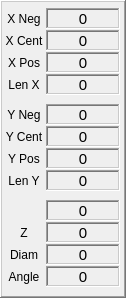
     <widget class="QFrame" name="frame_6">
      <property name="geometry">
       <rect>
        <x>474</x>
        <y>0</y>
        <width>126</width>
        <height>298</height>
       </rect>
      </property>
      <property name="frameShape">
       <enum>QFrame::WinPanel</enum>
      </property>
      <property name="frameShadow">
       <enum>QFrame::Raised</enum>
      </property>
      <widget class="QLabel" name="lab_ang">
       <property name="geometry">
        <rect>
         <x>3</x>
         <y>266</y>
         <width>42</width>
         <height>21</height>
        </rect>
       </property>
       <property name="text">
        <string>Angle</string>
       </property>
       <property name="alignment">
        <set>Qt::AlignCenter</set>
       </property>
      </widget>
      <widget class="QLabel" name="lab_xn">
       <property name="geometry">
        <rect>
         <x>3</x>
         <y>8</y>
         <width>42</width>
         <height>21</height>
        </rect>
       </property>
       <property name="text">
        <string>X Neg</string>
       </property>
       <property name="alignment">
        <set>Qt::AlignCenter</set>
       </property>
      </widget>
      <widget class="QLabel" name="lab_xc">
       <property name="geometry">
        <rect>
         <x>3</x>
         <y>30</y>
         <width>42</width>
         <height>21</height>
        </rect>
       </property>
       <property name="text">
        <string>X Cent</string>
       </property>
       <property name="alignment">
        <set>Qt::AlignCenter</set>
       </property>
      </widget>
      <widget class="QLabel" name="lab_diam">
       <property name="geometry">
        <rect>
         <x>3</x>
         <y>244</y>
         <width>42</width>
         <height>21</height>
        </rect>
       </property>
       <property name="text">
        <string>Diam</string>
       </property>
       <property name="alignment">
        <set>Qt::AlignCenter</set>
       </property>
      </widget>
      <widget class="QLabel" name="lab_z">
       <property name="geometry">
        <rect>
         <x>3</x>
         <y>222</y>
         <width>42</width>
         <height>21</height>
        </rect>
       </property>
       <property name="text">
        <string>Z</string>
       </property>
       <property name="alignment">
        <set>Qt::AlignCenter</set>
       </property>
      </widget>
      <widget class="QLabel" name="lab_ly">
       <property name="geometry">
        <rect>
         <x>3</x>
         <y>170</y>
         <width>42</width>
         <height>21</height>
        </rect>
       </property>
       <property name="text">
        <string>Len Y</string>
       </property>
       <property name="alignment">
        <set>Qt::AlignCenter</set>
       </property>
      </widget>
      <widget class="QLabel" name="lab_yc">
       <property name="geometry">
        <rect>
         <x>3</x>
         <y>126</y>
         <width>42</width>
         <height>21</height>
        </rect>
       </property>
       <property name="text">
        <string>Y Cent</string>
       </property>
       <property name="alignment">
        <set>Qt::AlignCenter</set>
       </property>
      </widget>
      <widget class="QLabel" name="lab_xp">
       <property name="geometry">
        <rect>
         <x>3</x>
         <y>52</y>
         <width>42</width>
         <height>21</height>
        </rect>
       </property>
       <property name="text">
        <string>X Pos</string>
       </property>
       <property name="alignment">
        <set>Qt::AlignCenter</set>
       </property>
      </widget>
      <widget class="QLabel" name="lab_yn">
       <property name="geometry">
        <rect>
         <x>3</x>
         <y>104</y>
         <width>42</width>
         <height>21</height>
        </rect>
       </property>
       <property name="text">
        <string>Y Neg</string>
       </property>
       <property name="alignment">
        <set>Qt::AlignCenter</set>
       </property>
      </widget>
      <widget class="QLabel" name="lab_lx">
       <property name="geometry">
        <rect>
         <x>3</x>
         <y>74</y>
         <width>42</width>
         <height>21</height>
        </rect>
       </property>
       <property name="text">
        <string>Len X</string>
       </property>
       <property name="alignment">
        <set>Qt::AlignCenter</set>
       </property>
      </widget>
      <widget class="QLabel" name="lab_yp">
       <property name="geometry">
        <rect>
         <x>3</x>
         <y>148</y>
         <width>42</width>
         <height>21</height>
        </rect>
       </property>
       <property name="text">
        <string>Y Pos</string>
       </property>
       <property name="alignment">
        <set>Qt::AlignCenter</set>
       </property>
      </widget>
      <widget class="QLabel" name="status_a">
       <property name="geometry">
        <rect>
         <x>46</x>
         <y>266</y>
         <width>74</width>
         <height>21</height>
        </rect>
       </property>
       <property name="font">
        <font>
         <pointsize>11</pointsize>
        </font>
       </property>
       <property name="frameShape">
        <enum>QFrame::WinPanel</enum>
       </property>
       <property name="frameShadow">
        <enum>QFrame::Sunken</enum>
       </property>
       <property name="text">
        <string>0</string>
       </property>
       <property name="alignment">
        <set>Qt::AlignCenter</set>
       </property>
      </widget>
      <widget class="QLabel" name="status_xp">
       <property name="geometry">
        <rect>
         <x>46</x>
         <y>52</y>
         <width>74</width>
         <height>21</height>
        </rect>
       </property>
       <property name="font">
        <font>
         <pointsize>11</pointsize>
        </font>
       </property>
       <property name="frameShape">
        <enum>QFrame::WinPanel</enum>
       </property>
       <property name="frameShadow">
        <enum>QFrame::Sunken</enum>
       </property>
       <property name="text">
        <string>0</string>
       </property>
       <property name="alignment">
        <set>Qt::AlignCenter</set>
       </property>
      </widget>
      <widget class="QLabel" name="status_d">
       <property name="geometry">
        <rect>
         <x>46</x>
         <y>244</y>
         <width>74</width>
         <height>21</height>
        </rect>
       </property>
       <property name="font">
        <font>
         <pointsize>11</pointsize>
        </font>
       </property>
       <property name="frameShape">
        <enum>QFrame::WinPanel</enum>
       </property>
       <property name="frameShadow">
        <enum>QFrame::Sunken</enum>
       </property>
       <property name="text">
        <string>0</string>
       </property>
       <property name="alignment">
        <set>Qt::AlignCenter</set>
       </property>
      </widget>
      <widget class="QLabel" name="status_xm">
       <property name="geometry">
        <rect>
         <x>46</x>
         <y>8</y>
         <width>74</width>
         <height>21</height>
        </rect>
       </property>
       <property name="font">
        <font>
         <pointsize>11</pointsize>
        </font>
       </property>
       <property name="frameShape">
        <enum>QFrame::WinPanel</enum>
       </property>
       <property name="frameShadow">
        <enum>QFrame::Sunken</enum>
       </property>
       <property name="text">
        <string>0</string>
       </property>
       <property name="alignment">
        <set>Qt::AlignCenter</set>
       </property>
      </widget>
      <widget class="QLabel" name="status_lx">
       <property name="geometry">
        <rect>
         <x>46</x>
         <y>74</y>
         <width>74</width>
         <height>21</height>
        </rect>
       </property>
       <property name="font">
        <font>
         <pointsize>11</pointsize>
        </font>
       </property>
       <property name="frameShape">
        <enum>QFrame::WinPanel</enum>
       </property>
       <property name="frameShadow">
        <enum>QFrame::Sunken</enum>
       </property>
       <property name="text">
        <string>0</string>
       </property>
       <property name="alignment">
        <set>Qt::AlignCenter</set>
       </property>
      </widget>
      <widget class="QLabel" name="status_yp">
       <property name="geometry">
        <rect>
         <x>46</x>
         <y>148</y>
         <width>74</width>
         <height>21</height>
        </rect>
       </property>
       <property name="font">
        <font>
         <pointsize>11</pointsize>
        </font>
       </property>
       <property name="frameShape">
        <enum>QFrame::WinPanel</enum>
       </property>
       <property name="frameShadow">
        <enum>QFrame::Sunken</enum>
       </property>
       <property name="text">
        <string>0</string>
       </property>
       <property name="alignment">
        <set>Qt::AlignCenter</set>
       </property>
      </widget>
      <widget class="QLabel" name="status_xc">
       <property name="geometry">
        <rect>
         <x>46</x>
         <y>30</y>
         <width>74</width>
         <height>21</height>
        </rect>
       </property>
       <property name="font">
        <font>
         <pointsize>11</pointsize>
        </font>
       </property>
       <property name="frameShape">
        <enum>QFrame::WinPanel</enum>
       </property>
       <property name="frameShadow">
        <enum>QFrame::Sunken</enum>
       </property>
       <property name="text">
        <string>0</string>
       </property>
       <property name="alignment">
        <set>Qt::AlignCenter</set>
       </property>
      </widget>
      <widget class="QLabel" name="status_z">
       <property name="geometry">
        <rect>
         <x>46</x>
         <y>222</y>
         <width>74</width>
         <height>21</height>
        </rect>
       </property>
       <property name="font">
        <font>
         <pointsize>11</pointsize>
        </font>
       </property>
       <property name="frameShape">
        <enum>QFrame::WinPanel</enum>
       </property>
       <property name="frameShadow">
        <enum>QFrame::Sunken</enum>
       </property>
       <property name="text">
        <string>0</string>
       </property>
       <property name="alignment">
        <set>Qt::AlignCenter</set>
       </property>
      </widget>
      <widget class="QLabel" name="status_ym">
       <property name="geometry">
        <rect>
         <x>46</x>
         <y>104</y>
         <width>74</width>
         <height>21</height>
        </rect>
       </property>
       <property name="font">
        <font>
         <pointsize>11</pointsize>
        </font>
       </property>
       <property name="frameShape">
        <enum>QFrame::WinPanel</enum>
       </property>
       <property name="frameShadow">
        <enum>QFrame::Sunken</enum>
       </property>
       <property name="text">
        <string>0</string>
       </property>
       <property name="alignment">
        <set>Qt::AlignCenter</set>
       </property>
      </widget>
      <widget class="QLabel" name="status_yc">
       <property name="geometry">
        <rect>
         <x>46</x>
         <y>126</y>
         <width>74</width>
         <height>21</height>
        </rect>
       </property>
       <property name="font">
        <font>
         <pointsize>11</pointsize>
        </font>
       </property>
       <property name="frameShape">
        <enum>QFrame::WinPanel</enum>
       </property>
       <property name="frameShadow">
        <enum>QFrame::Sunken</enum>
       </property>
       <property name="text">
        <string>0</string>
       </property>
       <property name="alignment">
        <set>Qt::AlignCenter</set>
       </property>
      </widget>
      <widget class="QLabel" name="status_ly">
       <property name="geometry">
        <rect>
         <x>46</x>
         <y>170</y>
         <width>74</width>
         <height>21</height>
        </rect>
       </property>
       <property name="font">
        <font>
         <pointsize>11</pointsize>
        </font>
       </property>
       <property name="frameShape">
        <enum>QFrame::WinPanel</enum>
       </property>
       <property name="frameShadow">
        <enum>QFrame::Sunken</enum>
       </property>
       <property name="text">
        <string>0</string>
       </property>
       <property name="alignment">
        <set>Qt::AlignCenter</set>
       </property>
      </widget>
      <widget class="QLabel" name="status_not_used">
       <property name="geometry">
        <rect>
         <x>46</x>
         <y>200</y>
         <width>74</width>
         <height>21</height>
        </rect>
       </property>
       <property name="font">
        <font>
         <pointsize>11</pointsize>
        </font>
       </property>
       <property name="frameShape">
        <enum>QFrame::WinPanel</enum>
       </property>
       <property name="frameShadow">
        <enum>QFrame::Sunken</enum>
       </property>
       <property name="text">
        <string>0</string>
       </property>
       <property name="alignment">
        <set>Qt::AlignCenter</set>
       </property>
      </widget>
     </widget>
